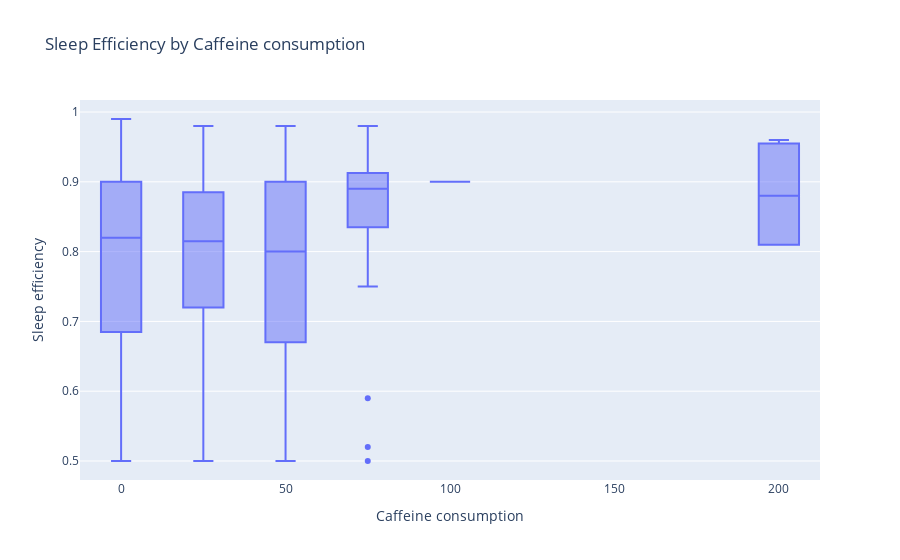

Source (notebook cell):
### Code cell
fig = px.box(df, y = "Sleep efficiency", x = "Caffeine consumption", title = "Sleep Efficiency by Caffeine consumption")
fig.show()

### Figure 1 — Plotly figure (JSON) as saved in the notebook; plotly's stock layout.template omitted (floating-point values rounded to 4 significant figures; data arrays with more than 128 entries replaced by an {"elided": "..."} marker saying what was removed)
{"data": [{"alignmentgroup": "True", "hovertemplate": "Caffeine consumption=%{x}<br>Sleep efficiency=%{y}<extra></extra>", "legendgroup": "", "marker": {"color": "#636efa"}, "name": "", "notched": false, "offsetgroup": "", "orientation": "v", "showlegend": false, "type": "box", "x": {"elided": "452 int values"}, "x0": " ", "xaxis": "x", "y": {"elided": "452 float values"}, "y0": " ", "yaxis": "y"}], "layout": {"autosize": true, "boxmode": "group", "legend": {"tracegroupgap": 0}, "title": {"text": "Sleep Efficiency by Caffeine consumption"}, "xaxis": {"anchor": "y", "autorange": true, "domain": [0, 1], "range": [-12.5, 212.5], "title": {"text": "Caffeine consumption"}, "type": "linear"}, "yaxis": {"anchor": "x", "autorange": true, "domain": [0, 1], "range": [0.4728, 1.017], "title": {"text": "Sleep efficiency"}, "type": "linear"}}}
